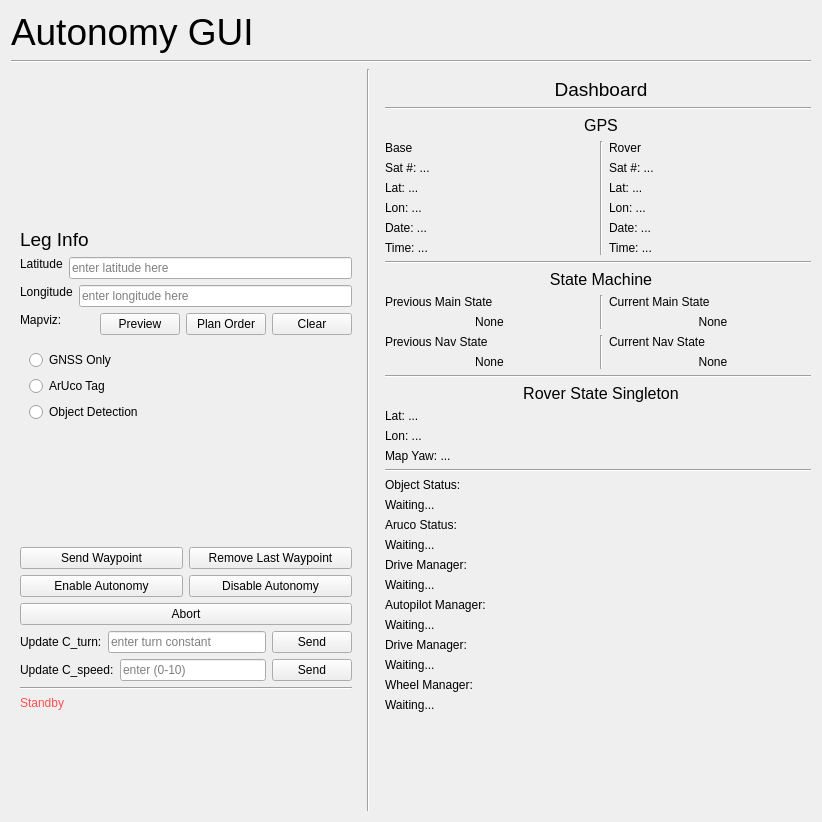
<?xml version="1.0" encoding="UTF-8"?>
<ui version="4.0">
 <class>Autonomy_GUI</class>
 <!-- Main Widget -->
 <widget class="QWidget" name="Autonomy_GUI">
  <!-- Widget Properties -->
  <property name="geometry">
   <rect>
    <x>0</x>
    <y>0</y>
    <width>800</width>
    <height>800</height>
   </rect>
  </property>
  <property name="minimumSize">
   <size>
    <width>0</width>
    <height>0</height>
   </size>
  </property>
  <property name="windowTitle">
   <string>Autonomy Controls</string>
  </property>
  <!-- Main Widget Layout -->
  <layout class="QHBoxLayout" name="horizontalLayout_17">
   <item>
    <!-- Everything Widget -->
    <widget class="QWidget" name="everything" native="true">
     <!-- Everything Widget Properties -->
     <property name="minimumSize">
      <size>
       <width>800</width>
       <height>800</height>
      </size>
     </property>
     <property name="maximumSize">
      <size>
       <width>800</width>
       <height>800</height>
      </size>
     </property>
     <!-- Layout Widget -->
     <widget class="QWidget" name="layoutWidget">
      <!-- Layout Widget Properties -->
      <!-- <property name="geometry">
       <rect>
        <x>0</x>
        <y>0</y>
        <width>800</width>
        <height>600</height>
       </rect>
      </property> -->
      <!-- Layout Widget Layout -->
      <layout class="QVBoxLayout" name="verticalLayout_17">
       <property name="alignment">
        <set>Qt::AlignTop</set>
       </property>
       <!-- Gui Title (first item in column)-->
       <item>
        <widget class="QLabel" name="guiTitle">
         <property name="text">
          <string>&lt;html&gt;&lt;head/&gt;&lt;body&gt;&lt;p&gt;&lt;span style=&quot; font-size:28pt;&quot;&gt;Autonomy GUI&lt;/span&gt;&lt;/p&gt;&lt;/body&gt;&lt;/html&gt;</string>
         </property>
         <property name="scaledContents">
          <bool>false</bool>
         </property>
        </widget>
       </item>
       <!-- Horizontal Dividing Line (second item in column) -->
       <item>
        <widget class="Line" name="line_2">
         <property name="orientation">
          <enum>Qt::Horizontal</enum>
         </property>
        </widget>
       </item>
       <!-- All Gui Functions are included below -->
       <item>
        <!-- Main Row (with 2 columns) -->
        <layout class="QHBoxLayout" name="horizontalLayout_16">
         <property name="alignment">
          <set>Qt::AlignTop</set>
         </property>
         <!-- Column 1 Item -->
         <item>
          <widget class="QWidget" name="column1_container">
           <property name="minimumSize">
            <size>
             <width>350</width>
             <height>500</height>
            </size>
           </property>
           <property name="maximumSize">
            <size>
             <width>350</width>
             <height>500</height>
            </size>
           </property>
           <!-- Column 1 Layout (Leg Info Column) -->
           <layout class="QVBoxLayout" name="verticalLayout_12">
            <property name="alignment">
             <set>Qt::AlignTop</set>
            </property>
            <!-- Left Column Label Item -->
            <item>
             <!-- Left Column Label Widget (Leg Info) -->
             <widget class="QLabel" name="LegInfoLabel">
              <property name="text">
               <string>&lt;html&gt;&lt;head/&gt;&lt;body&gt;&lt;p&gt;&lt;span style=&quot; font-size:14pt;&quot;&gt;Leg Info&lt;/span&gt;&lt;/p&gt;&lt;/body&gt;&lt;/html&gt;</string>
              </property>
              <property name="scaledContents">
               <bool>false</bool>
              </property>
              <property name="alignment">
               <set>Qt::AlignTop</set>
              </property>
             </widget>
            </item>
            <!-- latitude entry item -->
            <item>
             <layout class="QHBoxLayout" name="horizontalLayout_3">
              <property name="alignment">
               <set>Qt::AlignTop</set>
              </property>
              <!-- latitude label "lat" -->
              <item>
               <widget class="QLabel" name="LatitudeLabel">
                <property name="alignment">
                 <set>Qt::AlignTop</set>
                </property>
                <property name="text">
                 <string>Latitude</string>
                </property>
               </widget>
              </item>
              <!-- latitude text input area item -->
              <item>
               <widget class="QLineEdit" name="LatitudeInput">
                <property name="placeholderText">
                 <string>enter latitude here</string>
                </property>
               </widget>
              </item>
             </layout>
            </item>
            <!-- longitude entry item -->
            <item>
             <layout class="QHBoxLayout" name="horizontalLayout_3">
              <property name="alignment">
               <set>Qt::AlignTop</set>
              </property>
              <!-- longitude label "lat" -->
              <item>
               <widget class="QLabel" name="label_7">
                <property name="alignment">
                 <set>Qt::AlignTop</set>
                </property>
                <property name="text">
                 <string>Longitude</string>
                </property>
               </widget>
              </item>
              <!-- longitude text input area item -->
              <item>
               <widget class="QLineEdit" name="LongitudeInput">
                <property name="placeholderText">
                 <string>enter longitude here</string>
                </property>
               </widget>
              </item>
             </layout>
            </item>
            <!-- Horizontal Box for the Preview, Optimize Path and clear mapviz buttons -->
            <item>
             <layout class="QHBoxLayout" name="horizontalLayout_3">
              <property name="alignment">
               <set>Qt::AlignTop</set>
              </property>
              <!-- Mapviz Label -->
              <item>
               <widget class="QLabel" name="MapvizLabel">
                <property name="alignment">
                 <set>Qt::AlignTop</set>
                </property>
                <property name="text">
                 <string>Mapviz: </string>
                </property>
               </widget>
              </item>
              <!-- Preview Button -->
              <item>
               <widget class="QPushButton" name="PreviewMapvizButton">
                <property name="text">
                 <string>Preview</string>
                </property>
               </widget>
              </item>
              <!-- Plan Order Button -->
              <item>
               <widget class="QPushButton" name="PlanOrderButton">
                <property name="text">
                 <string>Plan Order</string>
                </property>
               </widget>
              </item>
              <!-- Clear Mapviz Button -->
              <item>
               <widget class="QPushButton" name="ClearMapvizButton">
                <property name="text">
                 <string>Clear</string>
                </property>
               </widget>
              </item>
             </layout>
            </item>
            <!-- Horizontal box for the leg type entry -->
            <item>
             <widget class="QWidget" name="LegEntryWidget">
              <property name="minimumHeight">
               <number>50</number>
              </property>
              <property name="maximumHeight">
               <number>100</number>
              </property>
              <layout class="QHBoxLayout" name="horizontalLayout_3">
               <property name="alignment">
                <set>Qt::AlignTop</set>
               </property>
               <!-- leg type selection item  -->
               <item>
                <layout class="QVBoxLayout" name="LegTypeSelectionLayout">
                 <property name="alignment">
                  <set>Qt::AlignTop</set>
                 </property>
                 <!-- GNSS Only Radio Button Item -->
                 <item>
                  <widget class="QRadioButton" name="GNSSRadioButton">
                   <property name="text">
                    <string>GNSS Only</string>
                   </property>
                  </widget>
                 </item>
                 <!-- ArUco Radio Button Item -->
                 <item>
                  <widget class="QRadioButton" name="ArUcoRadioButton">
                   <property name="text">
                    <string>ArUco Tag</string>
                   </property>
                  </widget>
                 </item>
                 <!-- Object Radio Button Item -->
                 <item>
                  <widget class="QRadioButton" name="ObjectRadioButton">
                   <property name="text">
                    <string>Object Detection</string>
                   </property>
                  </widget>
                 </item>
                </layout>
               </item>
               <!-- leg sub-selection options item  -->
               <item>
                <widget class="QStackedWidget" name="legsubselectionStackedWidget">
                 <!-- GNSS Subselection Options -->
                 <widget class="QWidget" name="GNSSPage">
                  <layout class="QVBoxLayout" name="verticalLayout_GNSSPage">
                   <property name="alignment">
                    <set>Qt::AlignTop</set>
                   </property>
                   <item>
                    <widget class="QLabel" name="labelGNSSPage">
                     <property name="alignment">
                      <set>Qt::AlignTop</set>
                     </property>
                     <property name="text">
                      <!-- Nothing needed for GNSS -->
                      <string></string>
                     </property>
                    </widget>
                   </item>
                  </layout>
                 </widget>
                 <!-- ArUco Tag Subselection Options (Tag IDs) -->
                 <widget class="QWidget" name="ArUcoPage">
                  <layout class="QVBoxLayout" name="ArucoSubselectionLayout">
                   <property name="alignment">
                    <set>Qt::AlignTop</set>
                   </property>
                   <!-- Tag 1 Radio Button Item -->
                   <item>
                    <widget class="QRadioButton" name="Tag1RadioButton">
                     <property name="text">
                      <string>Tag ID 1</string>
                     </property>
                    </widget>
                   </item>
                   <!-- Tag 2 Radio Button Item -->
                   <item>
                    <widget class="QRadioButton" name="Tag2RadioButton">
                     <property name="text">
                      <string>Tag ID 2</string>
                     </property>
                    </widget>
                   </item>
                   <!-- Tag 3 Radio Button Item -->
                   <item>
                    <widget class="QRadioButton" name="Tag3RadioButton">
                     <property name="text">
                      <string>Tag ID 3</string>
                     </property>
                    </widget>
                   </item>
                  </layout>
                 </widget>
                 <!-- Object Detection Subselection Options -->
                 <widget class="QWidget" name="ObjectPage">
                  <layout class="QVBoxLayout" name="ObjectSubselectionLayout">
                   <property name="alignment">
                    <set>Qt::AlignTop</set>
                   </property>
                   <!-- Watter Bottle Radio Button Item -->
                   <item>
                    <widget class="QRadioButton" name="WaterBottleRadioButton">
                     <property name="text">
                      <string>Watter Bottle</string>
                     </property>
                    </widget>
                   </item>
                   <!-- Hammer Radio Button Item -->
                   <item>
                    <widget class="QRadioButton" name="HammerRadioButton">
                     <property name="text">
                      <string>Hammer</string>
                     </property>
                    </widget>
                   </item>
                  </layout>
                 </widget>
                </widget>
               </item>
              </layout>
             </widget>
            </item>
            <!-- Send Waypoint and Clear Waypoints Buttons -->
            <item>
             <layout class="QHBoxLayout" name="horizontalLayout_10">
              <property name="alignment">
               <set>Qt::AlignTop</set>
              </property>
              <!-- Send Waypoint Button -->
              <item>
               <widget class="QPushButton" name="SendWaypointButton">
                <property name="text">
                 <string>Send Waypoint</string>
                </property>
               </widget>
              </item>
              <!-- Clear Waypoint Button -->
              <item>
               <widget class="QPushButton" name="RemoveWaypointButton">
                <property name="text">
                 <string>Remove Last Waypoint</string>
                </property>
               </widget>
              </item>
             </layout>
            </item>
            <!-- Enable and Disable Autonomy Buttons -->
            <item>
             <layout class="QHBoxLayout" name="horizontalLayout_9">
              <property name="alignment">
               <set>Qt::AlignTop</set>
              </property>
              <!-- Enable Autonomy Button  -->
              <item>
               <widget class="QPushButton" name="EnableAutonomyButton">
                <property name="text">
                 <string>Enable Autonomy</string>
                </property>
               </widget>
              </item>
              <!-- Disable Autonomy Button  -->
              <item>
               <widget class="QPushButton" name="DisableAutonomyButton">
               <property name="text">
                <string>Disable Autonomy</string>
               </property>
               </widget>
              </item>
             </layout>
            </item>
            <!-- Abort Button -->
            <item>
             <widget class="QPushButton" name="AbortButton">
              <property name="text">
               <string>Abort</string>
              </property>
             </widget>
            </item>
            <!-- Turn Constant Setting Item -->
            <item>
             <layout class="QHBoxLayout" name="horizontalLayout_3">
              <property name="alignment">
               <set>Qt::AlignTop</set>
              </property>
              <!-- Turn Constant Label -->
              <item>
               <widget class="QLabel" name="TurnConstantLabel">
                <property name="text">
                 <string>Update C_turn:</string>
                </property>
               </widget>
              </item>
              <!-- Turn Constant Input -->
              <item>
               <widget class="QLineEdit" name="TurnConstantInput">
                <property name="placeholderText">
                 <string>enter turn constant</string>
                </property>
               </widget>
              </item>
              <!-- Send Turn Constant Button -->
              <item>
               <widget class="QPushButton" name="SetTurnConstantButton">
                <property name="text">
                 <string>Send</string>
                </property>
               </widget>
              </item>
             </layout>
            </item>
            <!-- Speed Constant Setting Item -->
            <item>
             <layout class="QHBoxLayout" name="horizontalLayout_3">
              <property name="alignment">
               <set>Qt::AlignTop</set>
              </property>
              <!-- Turn Constant Label -->
              <item>
               <widget class="QLabel" name="SpeedConstantLabel">
                <property name="text">
                 <string>Update C_speed:</string>
                </property>
               </widget>
              </item>
              <!-- Turn Constant Input -->
              <item>
               <widget class="QLineEdit" name="SpeedConstantInput">
                <property name="placeholderText">
                 <string>enter (0-10)</string>
                </property>
               </widget>
              </item>
              <!-- Send Turn Constant Button -->
              <item>
               <widget class="QPushButton" name="SetSpeedConstantButton">
                <property name="text">
                 <string>Send</string>
                </property>
               </widget>
              </item>
             </layout>
            </item>
            <!-- Horizontal Dividing Line -->
            <item>
             <widget class="Line" name="line_3">
              <property name="orientation">
               <enum>Qt::Horizontal</enum>
              </property>
             </widget>
            </item>
            <!-- Error/Success Messages Item -->
            <item>
             <widget class="QLabel" name="error_label">
              <property name="alignment">
               <set>Qt::AlignCenter</set>
               <set>Qt::AlignTop</set>
              </property>
              <property name="text">
               <string>Standby</string>
              </property>
              <property name="styleSheet">
               <string>color:rgb(255, 79, 79);</string>
              </property>
              <property name="scaledContents">
               <bool>false</bool>
              </property>
             </widget>
            </item>
           </layout>
          </widget>
         </item>
         <!-- Vertical Dividing Line (divides the 2 columns)-->
         <item>
          <widget class="Line" name="line">
           <property name="orientation">
            <enum>Qt::Vertical</enum>
           </property>
          </widget>
         </item>
         <!-- Column 2 Item -->
         <item>
          <widget class="QWidget" name="column2_container">
           <!-- Sizing Properties of the right column -->
           <property name="minimumSize">
            <size>
             <width>450</width>
             <height>800</height>
            </size>
           </property>
           <property name="maximumSize">
            <size>
             <width>450</width>
             <height>800</height>
            </size>
           </property>
           <layout class="QVBoxLayout" name="verticalLayout_10">
            <property name="alignment">
             <set>Qt::AlignTop</set>
            </property>
            <!-- Right Column Label (Dashboard) Item -->
            <item>
             <!-- Right Column Label Widget (Dashboard) -->
             <widget class="QLabel" name="DashboardLabel">
              <property name="text">
               <string>&lt;html&gt;&lt;head/&gt;&lt;body&gt;&lt;p&gt;&lt;span style=&quot; font-size:14pt;&quot;&gt;Dashboard&lt;/span&gt;&lt;/p&gt;&lt;/body&gt;&lt;/html&gt;</string>
              </property>
              <property name="scaledContents">
               <bool>false</bool>
              </property>
              <property name="alignment">
               <set>Qt::AlignCenter</set>
              </property>
             </widget>
            </item>
            <!-- Horizontal Dividing Line -->
            <item>
             <widget class="Line" name="line_3">
              <property name="orientation">
               <enum>Qt::Horizontal</enum>
              </property>
             </widget>
            </item>
            <!-- GPS Dash Section Label Item -->
            <item>
             <!-- GPS Dash Section Label -->
             <widget class="QLabel" name="GPSLabel">
              <property name="text">
               <string>&lt;html&gt;&lt;head/&gt;&lt;body&gt;&lt;p&gt;&lt;span style=&quot; font-size:12pt;&quot;&gt;GPS&lt;/span&gt;&lt;/p&gt;&lt;/body&gt;&lt;/html&gt;</string>
              </property>
              <property name="scaledContents">
               <bool>false</bool>
              </property>
              <property name="alignment">
               <set>Qt::AlignCenter</set>
              </property>
             </widget>
            </item>
            <!-- GPS Base and Rover Horizontal Box -->
            <item>
             <layout class="QHBoxLayout" name="horizontalLayout_5">
              <!-- Vertical Box that has the Base GPS Information -->
              <item>
               <layout class="QVBoxLayout" name="verticalLayout_11">
                <!-- Base Side Label Item -->
                <item>
                 <widget class="QLabel" name="BaseSideLabel">
                  <property name="text">
                   <string>Base</string>
                  </property>
                 </widget>
                </item>
                <!-- Base Satellite Count Item -->
                <item>
                 <widget class="QLabel" name="BaseSats">
                  <property name="text">
                   <string>Sat #: ...</string>
                  </property>
                 </widget>
                </item>
                <!-- Base Latitude Item -->
                <item>
                 <widget class="QLabel" name="BaseLat">
                  <property name="text">
                   <string>Lat: ...</string>
                  </property>
                 </widget>
                </item>
                <!-- Base Longitude Item -->
                <item>
                 <widget class="QLabel" name="BaseLon">
                  <property name="text">
                   <string>Lon: ...</string>
                  </property>
                 </widget>
                </item>
                <!-- Base Date and Time Items -->
                <item>
                 <widget class="QLabel" name="BaseDate">
                  <property name="text">
                   <string>Date: ...</string>
                  </property>
                 </widget>
                </item>
                <item>
                 <widget class="QLabel" name="BaseTime">
                  <property name="text">
                   <string>Time: ...</string>
                  </property>
                 </widget>
                </item>
               </layout>
              </item>
              <!-- Vertical Dividing Line (divides base and rover GPS info) -->
              <item>
               <widget class="Line" name="line">
                <property name="orientation">
                 <enum>Qt::Vertical</enum>
                </property>
               </widget>
              </item>
              <!-- Vertical Box that has the Rover GPS Information -->
              <item>
               <layout class="QVBoxLayout" name="verticalLayout_11">
                <!-- Rover Side Label Item -->
                <item>
                 <widget class="QLabel" name="RoverDateTimeHeader">
                  <property name="text">
                   <string>Rover</string>
                  </property>
                 </widget>
                </item>
                <!-- Rover Satellite Count Item -->
                <item>
                 <widget class="QLabel" name="RoverSats">
                  <property name="text">
                   <string>Sat #: ...</string>
                  </property>
                 </widget>
                </item>
                <!-- Rover Latitude Item -->
                <item>
                 <widget class="QLabel" name="RoverLat">
                  <property name="text">
                   <string>Lat: ...</string>
                  </property>
                 </widget>
                </item>
                <!-- Rover Longitude Item -->
                <item>
                 <widget class="QLabel" name="RoverLon">
                  <property name="text">
                   <string>Lon: ...</string>
                  </property>
                 </widget>
                </item>
                <!-- Rover Date and Time Items -->
                <item>
                 <widget class="QLabel" name="RoverDate">
                  <property name="text">
                   <string>Date: ...</string>
                  </property>
                 </widget>
                </item>
                <item>
                 <widget class="QLabel" name="RoverTime">
                  <property name="text">
                   <string>Time: ...</string>
                  </property>
                 </widget>
                </item>
               </layout>
              </item>
             </layout>
            </item>
            <!-- Horizontal Dividing Line -->
            <item>
             <widget class="Line" name="line_3">
              <property name="orientation">
               <enum>Qt::Horizontal</enum>
              </property>
             </widget>
            </item>
            <!-- State Machine Dash Section Label Item -->
            <item>
             <!-- State Machine Dash Section Label -->
             <widget class="QLabel" name="StateMachineLabel">
              <property name="text">
               <string>&lt;html&gt;&lt;head/&gt;&lt;body&gt;&lt;p&gt;&lt;span style=&quot; font-size:12pt;&quot;&gt;State Machine&lt;/span&gt;&lt;/p&gt;&lt;/body&gt;&lt;/html&gt;</string>
              </property>
              <property name="scaledContents">
               <bool>false</bool>
              </property>
              <property name="alignment">
               <set>Qt::AlignCenter</set>
              </property>
             </widget>
            </item>
            <!-- State Machine previous and current Main states Item -->
            <item>
             <layout class="QHBoxLayout" name="horizontalLayout_5">
              <!-- Vertical Box that has the PREVIOUS state -->
              <item>
               <layout class="QVBoxLayout" name="verticalLayout_11">
                <item>
                 <widget class="QLabel" name="PreviousMainStateLabel">
                  <property name="text">
                   <string>Previous Main State</string>
                  </property>
                 </widget>
                </item>
                <item>
                 <widget class="QLabel" name="PreviousMainStateDisplay">
                  <property name="text">
                   <string>None</string>
                  </property>
                  <property name="alignment">
                   <set>Qt::AlignCenter</set>
                  </property>
                 </widget>
                </item>
               </layout>
              </item>
              <!-- Vertical Dividing Line (divides previous and current state columns) -->
              <item>
               <widget class="Line" name="line">
                <property name="orientation">
                 <enum>Qt::Vertical</enum>
                </property>
               </widget>
              </item>
              <!-- Vertical Box that has the CURRENT state -->
              <item>
               <layout class="QVBoxLayout" name="verticalLayout_11">
                <item>
                 <widget class="QLabel" name="CurrentMainStateLabel">
                  <property name="text">
                   <string>Current Main State</string>
                  </property>
                 </widget>
                </item>
                <item>
                 <widget class="QLabel" name="CurrentMainStateDisplay">
                  <property name="text">
                   <string>None</string>
                  </property>
                  <property name="alignment">
                   <set>Qt::AlignCenter</set>
                  </property>
                 </widget>
                </item>
               </layout>
              </item>
             </layout>
            </item>
            <!-- State Machine previous and current Navigation states Item -->
            <item>
             <layout class="QHBoxLayout" name="horizontalLayout_5">
              <!-- Vertical Box that has the PREVIOUS state -->
              <item>
               <layout class="QVBoxLayout" name="verticalLayout_11">
                <item>
                 <widget class="QLabel" name="PreviousNavStateLabel">
                  <property name="text">
                   <string>Previous Nav State</string>
                  </property>
                 </widget>
                </item>
                <item>
                 <widget class="QLabel" name="PreviousNavStateDisplay">
                  <property name="text">
                   <string>None</string>
                  </property>
                  <property name="alignment">
                   <set>Qt::AlignCenter</set>
                  </property>
                 </widget>
                </item>
               </layout>
              </item>
              <!-- Vertical Dividing Line (divides previous and current state columns) -->
              <item>
               <widget class="Line" name="line">
                <property name="orientation">
                 <enum>Qt::Vertical</enum>
                </property>
               </widget>
              </item>
              <!-- Vertical Box that has the CURRENT state -->
              <item>
               <layout class="QVBoxLayout" name="verticalLayout_11">
                <item>
                 <widget class="QLabel" name="CurrentNavStateLabel">
                  <property name="text">
                   <string>Current Nav State</string>
                  </property>
                 </widget>
                </item>
                <item>
                 <widget class="QLabel" name="CurrentNavStateDisplay">
                  <property name="text">
                   <string>None</string>
                  </property>
                  <property name="alignment">
                   <set>Qt::AlignCenter</set>
                  </property>
                 </widget>
                </item>
               </layout>
              </item>
             </layout>
            </item>
            <!-- Horizontal Dividing Line -->
            <item>
             <widget class="Line" name="line_3">
              <property name="orientation">
               <enum>Qt::Horizontal</enum>
              </property>
             </widget>
            </item>
            <!-- Rover State Singleton -->
            <item>
             <!-- Rover State Singleton Dash Section Label -->
             <widget class="QLabel" name="StateMachineLabel">
              <property name="text">
               <string>&lt;html&gt;&lt;head/&gt;&lt;body&gt;&lt;p&gt;&lt;span style=&quot; font-size:12pt;&quot;&gt;Rover State Singleton&lt;/span&gt;&lt;/p&gt;&lt;/body&gt;&lt;/html&gt;</string>
              </property>
              <property name="scaledContents">
               <bool>false</bool>
              </property>
              <property name="alignment">
               <set>Qt::AlignCenter</set>
              </property>
             </widget>
            </item>
            <!-- Vertical Box that has Rover State Singleton Status Items -->
            <item>
             <layout class="QVBoxLayout" name="verticalLayout_11">
              <!-- Rover State Singleton Lat -->
              <item>
               <widget class="QLabel" name="RoverStateLat">
                <property name="text">
                 <string>Lat: ...</string>
                </property>
               </widget>
              </item>
              <!-- Rover State Singleton Lon -->
              <item>
               <widget class="QLabel" name="RoverStateLon">
                <property name="text">
                 <string>Lon: ...</string>
                </property>
               </widget>
              </item>
              <!-- Rover State Singleton Map Yaw -->
              <item>
               <widget class="QLabel" name="RoverStateMapYaw">
                <property name="text">
                 <string>Map Yaw: ...</string>
                </property>
               </widget>
              </item>
             </layout>
            </item>
            <!-- Horizontal Dividing Line -->
            <item>
             <widget class="Line" name="line_3">
              <property name="orientation">
               <enum>Qt::Horizontal</enum>
              </property>
             </widget>
            </item>
            <!-- Status Items -->
            <item>
             <layout class="QVBoxLayout" name="verticalLayout_">
              <!-- ObjDetTog status -->
              <item>
               <layout class="QVBoxLayout" name="verticalLayout_11">
               <!-- Object Detection -->
                <item>
                 <widget class="QLabel" name="ObjLabel">
                  <property name="text">
                   <string>Object Status:</string>
                  </property>
                  <property name="alignment">
                   <set>Qt::AlignLeft</set>
                  </property>
                 </widget>
                </item>
                <item>
                 <widget class="QLabel" name="ObjStatus">
                  <property name="text">
                   <string>Waiting...</string>
                  </property>
                  <property name="alignment">
                   <set>Qt::AlignLeft</set>
                  </property>
                 </widget>
                </item>
                <!-- Aruco Detection -->
                <item>
                 <widget class="QLabel" name="ObjLabel">
                  <property name="text">
                   <string>Aruco Status:</string>
                  </property>
                  <property name="alignment">
                   <set>Qt::AlignLeft</set>
                  </property>
                 </widget>
                </item>
                <item>
                 <widget class="QLabel" name="ArucoStatus">
                  <property name="text">
                   <string>Waiting...</string>
                  </property>
                  <property name="alignment">
                   <set>Qt::AlignLeft</set>
                  </property>
                 </widget>
                </item>
                <!-- Autopilot commands -->
                <item>
                 <widget class="QLabel" name="DriveManagerLabel">
                  <property name="text">
                   <string>Drive Manager:</string>
                  </property>
                  <property name="alignment">
                   <set>Qt::AlignLeft</set>
                  </property>
                 </widget>
                </item>
                <item>
                 <widget class="QLabel" name="AutopilotCmds">
                  <property name="text">
                   <string>Waiting...</string>
                  </property>
                  <property name="alignment">
                   <set>Qt::AlignLeft</set>
                  </property>
                 </widget>
                </item>
                <!-- Rover Velocity Commands -->
                <item>
                 <widget class="QLabel" name="AutopilotManagerLabel">
                  <property name="text">
                   <string>Autopilot Manager:</string>
                  </property>
                  <property name="alignment">
                   <set>Qt::AlignLeft</set>
                  </property>
                 </widget>
                </item>
                <item>
                 <widget class="QLabel" name="VelocityCmds">
                  <property name="text">
                   <string>Waiting...</string>
                  </property>
                  <property name="alignment">
                   <set>Qt::AlignLeft</set>
                  </property>
                 </widget>
                </item>
                <!-- Wheel velocity commands -->
                <item>
                 <widget class="QLabel" name="DriveManagerLabel">
                  <property name="text">
                   <string>Drive Manager:</string>
                  </property>
                  <property name="alignment">
                   <set>Qt::AlignLeft</set>
                  </property>
                 </widget>
                </item>
                <item>
                 <widget class="QLabel" name="WheelVelocityCmds">
                  <property name="text">
                   <string>Waiting...</string>
                  </property>
                  <property name="alignment">
                   <set>Qt::AlignLeft</set>
                  </property>
                 </widget>
                </item>
                <!--  IWC Motor Commands-->
                <item>
                 <widget class="QLabel" name="WheelManagerLabel">
                  <property name="text">
                   <string>Wheel Manager:</string>
                  </property>
                  <property name="alignment">
                   <set>Qt::AlignLeft</set>
                  </property>
                 </widget>
                </item>
                <item>
                 <widget class="QLabel" name="IWCCmds">
                  <property name="text">
                   <string>Waiting...</string>
                  </property>
                  <property name="alignment">
                   <set>Qt::AlignLeft</set>
                  </property>
                 </widget>
                </item>
               </layout>
              </item>
             </layout>
            </item>
           </layout>
          </widget>
         </item>
        </layout>
       </item>
      </layout>
     </widget>
    </widget>
   </item>
  </layout>
 </widget>
 <resources/>
 <connections/>
</ui>
